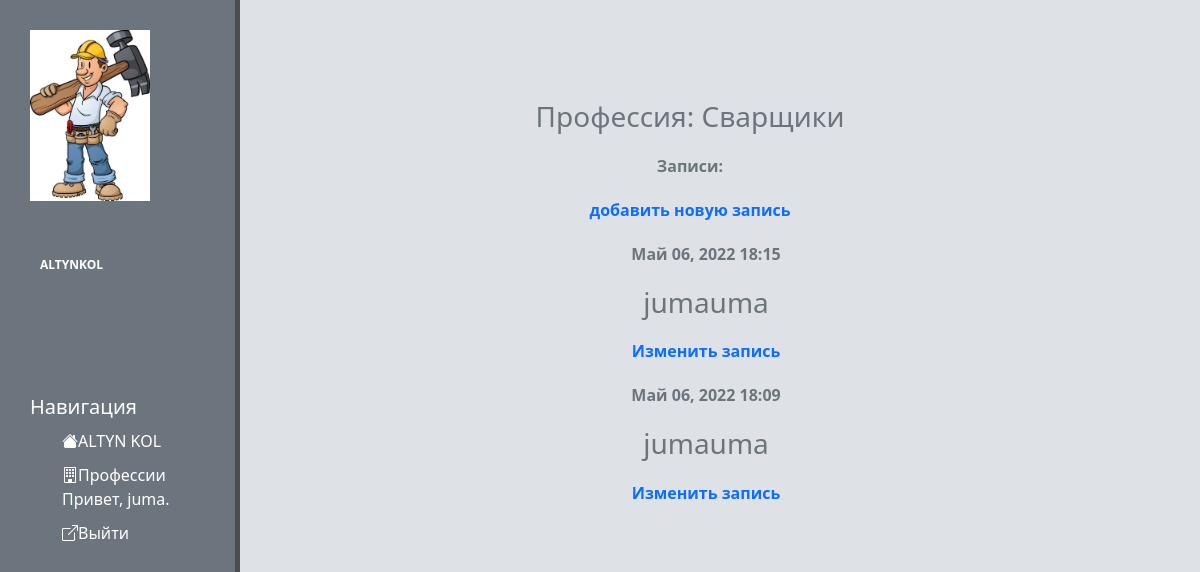
The app's page /professions/1/ (signed in), older data.
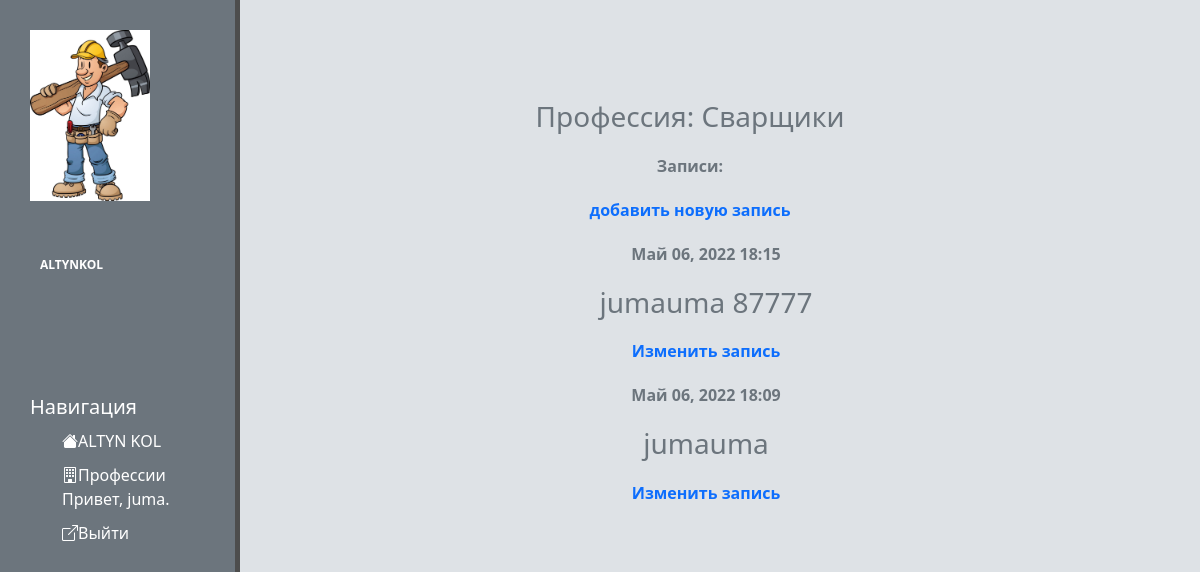
The same page, newer data.
### jobs/models.py (models this page shows, shortened)
class Profession(models.Model):
    text = models.CharField(max_length=200)
    date_added = models.DateTimeField(auto_now_add=True)
    def __str__(self):
        return self.text

class Entry(models.Model):
    profession = models.ForeignKey(Profession, on_delete=models.CASCADE)
    text = models.TextField()
    date_added = models.DateTimeField(auto_now_add=True)
    owner = models.ForeignKey(User, on_delete=models.CASCADE)
    class Meta:
        verbose_name_plural = 'entries'

### jobs/views.py (the view)
# urls.py: path('professions/<int:profession_id>/', views.profession, name='profession'),
@login_required
def profession(request, profession_id):
    profession = Profession.objects.get(id=profession_id)
    entries = profession.entry_set.order_by('-date_added')
    context = {'profession': profession, 'entries': entries}
    return render(request, 'jobs/profession.html', context)

### jobs/templates/jobs/profession.html (shortened to what this page needs)
{% extends "jobs/base.html" %}
{% block content %}
<div class="profes">
  <h3>Профессия: {{ profession }}</h3>
  <p>Записи:</p>
<p>
  <a href="{% url 'jobs:new_entry' profession.id %}">добавить новую запись</a>
</p>
  <ul>
    {% for entry in entries %}
      <li>
        <p>{{ entry.date_added|date:'M d, Y H:i' }}</p>
        <h3>{{ entry.text|linebreaks }}</h3>
        <p>
          <a href="{% url 'jobs:edit_entry' entry.id %}">Изменить запись</a>
        </p>
      </li>
    {% empty %}
      <li>
       <h3>По этой профессии пока записей нет.</h3>
      </li>
    {% endfor %}
  </ul>
</div>
{% endblock content %}

### jobs/templates/jobs/base.html (shortened to what this page needs)
{% load static %}
<!doctype html>
<html lang="ru">
<head>
    <link rel="stylesheet" href="https://cdn.jsdelivr.net/npm/bootstrap@5.1.3/dist/css/bootstrap.min.css">
    <link rel="stylesheet" href="https://cdn.jsdelivr.net/npm/bootstrap-icons@1.8.2/font/bootstrap-icons.css">
    <link rel="stylesheet" href="{% static 'jobs/css/icon.css' %}">
</head>
<body>
    <aside>
        <img src="{% static 'jobs/img/builder.jpg' %}" alt="Строитель">
        <span class="Builder">ALTYNKOL</span>
        <h3>Навигация</h3>
        <ul>
            <a href="{% url 'jobs:index' %}"><li><i class="bi bi-house-fill"></i>ALTYN KOL</li></a>
            <a href="{% url 'jobs:professions' %}"><li><i class="bi bi-building"></i>Профессии</li></a>
            {% if user.is_authenticated %}
              Привет, {{ user.username }}.
              <a href="{% url 'users:logout' %}"><li><i class="bi bi-box-arrow-up-right"></i>Выйти</li></a>
            {% else %}
              <a href="{% url 'users:register' %}"><li><i class="bi bi-door-open-fill"></i>Зарегистрироваться</li></a>
              <a href="{% url 'users:login' %}"><li><i class="bi bi-person-bounding-box"></i>Авторизоваться</li></a>
            {% endif %}
        </ul>
    </aside>
    <jobs>
        {% block content %}
        {% endblock content %}
    </jobs>
</body>
</html>

### jobs/templates/jobs/base.html (style rules this page uses)
a { text-decoration: none; }

### jobs/templates/jobs/profession.html (style rules this page uses)
a { text-decoration: none; }

Row changes from the older to the newer data that the page shows:
changed Entry: text "jumauma" → "jumauma 87777"
